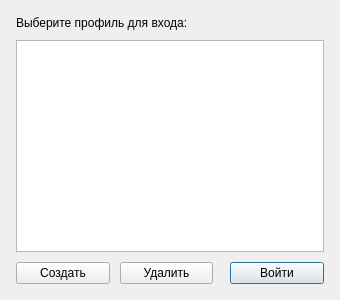
<?xml version="1.0" encoding="UTF-8"?>
<ui version="4.0">
 <class>ProfileDialog</class>
 <widget class="QDialog" name="ProfileDialog">
  <property name="geometry">
   <rect><x>0</x><y>0</y><width>340</width><height>300</height></rect>
  </property>
  <property name="windowTitle"><string>Выбор профиля</string></property>
  <layout class="QVBoxLayout" name="mainLayout">
   <property name="spacing"><number>10</number></property>
   <property name="margin"><number>16</number></property>

   <item>
    <widget class="QLabel" name="titleLabel">
     <property name="text"><string>Выберите профиль для входа:</string></property>
    </widget>
   </item>

   <item>
    <widget class="QListWidget" name="profileList"/>
   </item>

   <item>
    <layout class="QHBoxLayout">
     <item>
      <widget class="QPushButton" name="createBtn">
       <property name="text"><string>Создать</string></property>
      </widget>
     </item>
     <item>
      <widget class="QPushButton" name="deleteBtn">
       <property name="text"><string>Удалить</string></property>
      </widget>
     </item>
     <item>
      <spacer>
       <property name="orientation"><enum>Qt::Horizontal</enum></property>
      </spacer>
     </item>
     <item>
      <widget class="QPushButton" name="selectBtn">
       <property name="text"><string>Войти</string></property>
       <property name="default"><bool>true</bool></property>
      </widget>
     </item>
    </layout>
   </item>

  </layout>
 </widget>
</ui>
